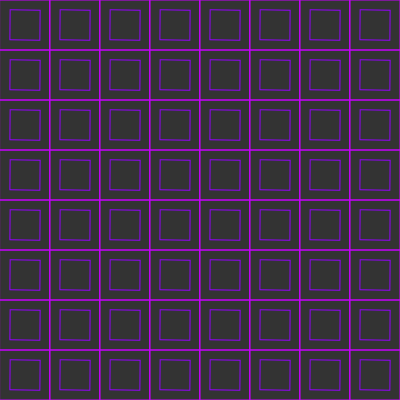
Frame 1 (no input)
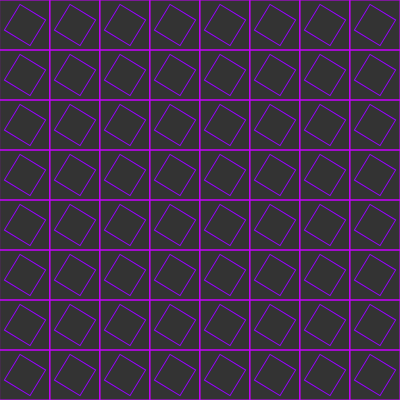
Frame 60 (no input)
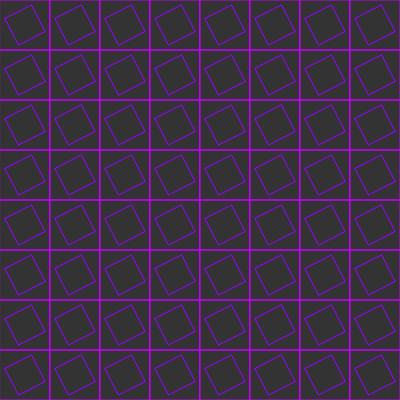
Frame 120 (the mouse pressed at the canvas centre since frame 60)

The p5.js sketch that drew these frames (run headless with seeded random() and noise() and a simulated clock; from frame 60 on, the mouse is pressed at the canvas centre):

// p5.js sketch
// ── sketch.js
var cols, rows;
var w = 50;
var grid = [];

function setup() {
  createCanvas(400, 400);

// load the col / row vars with values that dynamically read from the canvas.
  cols = floor(width/w);
  rows = floor(height/w);

// load the the array with generic row and column values
    for (var j = 0; j < rows; j++){
      for (var i = 0; i < cols; i++){

        // And for each, create an object instance based on the Shape class.
        var shape = new Shape(i,j);
        grid.push(shape);
      }
    }
}
function draw() {
  background(51);
  //frameRate(2);

// draw grid (outer squares)
  for (var i = 0; i < grid.length; i++) {
    grid[i].outerGrid();

  }

// draw inner squares
  for (var i = 0; i < grid.length; i++) {
    grid[i].innerSquare();
  }
}

function Shape(i, j) {
  this.i = i;
  this.j = j;
  var x = this.i*w;
  var y = this.j*w;

  this.outerGrid = function () {
    push();
      stroke(200, 0, 255);
      noFill();
      rect(x, y, w, w);
      translate(x, y);
    pop();
   }

    this.innerSquare = function () {
        noFill();
        stroke(150, 0, 255);
        let ts = millis()/1000.0;
        let angle = radians(ts*2.0*Math.PI*5.0);
        let rect_w = (w-20);
        let tx = x+10 + rect_w / 2;
        let ty = y+10 + rect_w / 2;
        push();
            translate(tx, ty);
            rotate(angle);
            rect(-rect_w/2, -rect_w/2, rect_w, rect_w);
        pop();
    }
}
